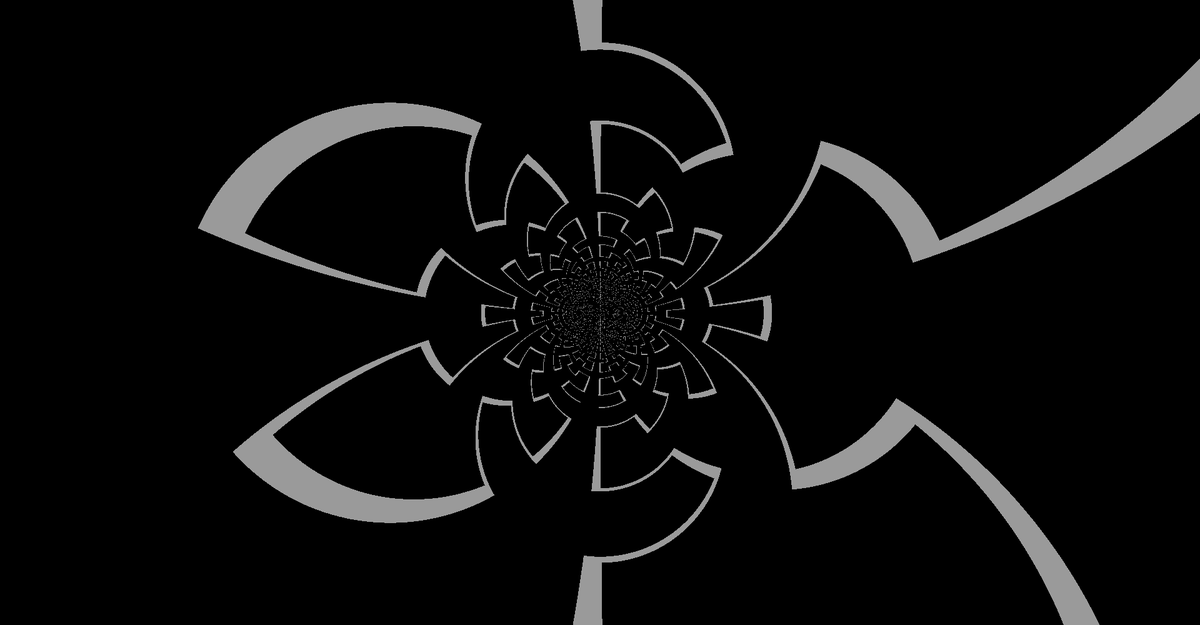
Frame 1 (no input)
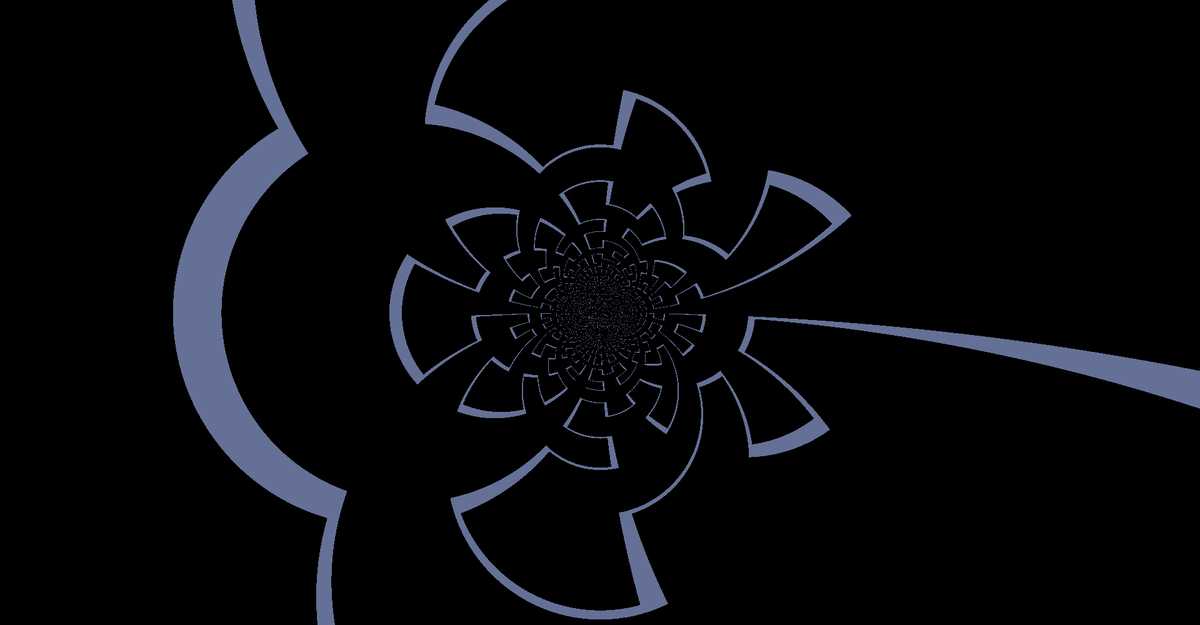
Frame 60 (the mouse pressed at the canvas centre just before this capture)
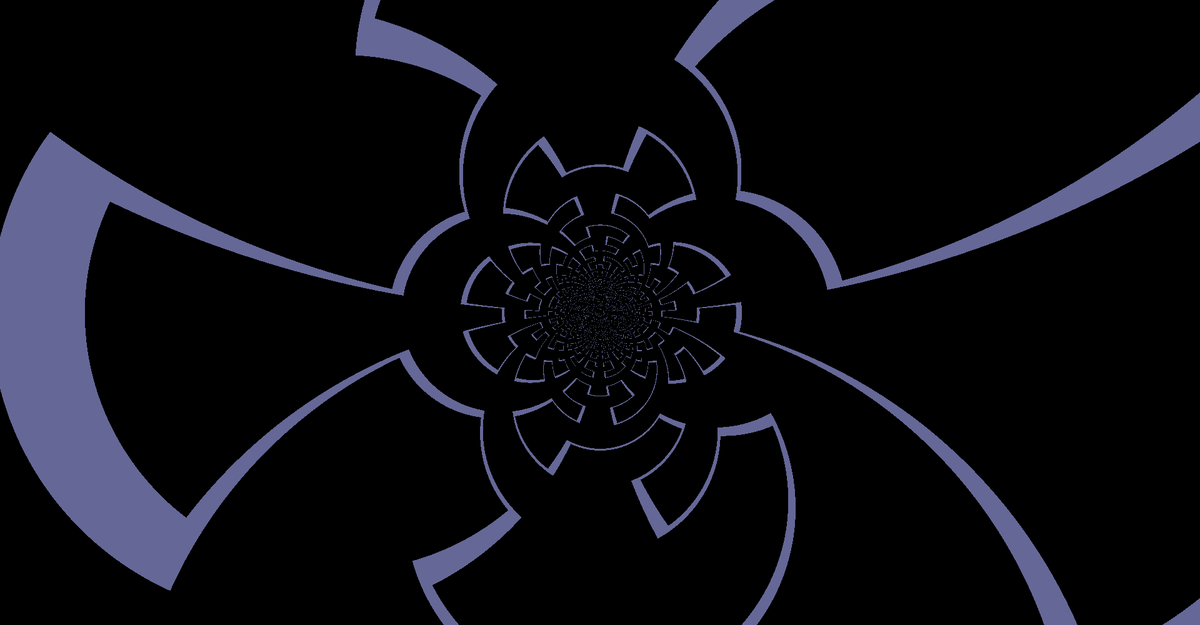
Frame 120 (the mouse held since frame 60 and released just before this capture)

The Processing sketch that drew these frames (run headless with seeded random() and noise(); from frame 60 on, the mouse is pressed at the canvas centre):

// Processing sketch: moebius_transform5
// ── moebius_transform5.pde
int pix, hw, hh, mode, magn;
float z1, z2, w1, w2, thr1, thr2, n;
float[][] p;  color[] buffer;
LSystem lsys;  Turtle turtle;
boolean info, auto;

void setup() {
  size(1920,1000);  textSize(25);  fill(255,0,0);
  pix = width*height;  hw = width/2;  hh = height/2;
  Rule[] ruleset = new Rule[2];
  ruleset[0] = new Rule('r',"-lF+rFr+Fl-");
  ruleset[1] = new Rule('l',"+rF-lFl-Fr+");
  lsys = new LSystem("r",ruleset);
  for (int i = 0; i < 6; i++) lsys.generate();
  turtle = new Turtle(lsys.getSentence(),height/63+0.6,PI/2);
  info = false;  auto = true;
  mode = (auto) ? 4 : 3;
  magn = 200;  thr1 = 10;  thr2 = 0.1;  n = 0;
  p = new float[4][2];  p_reset();
  buffer = new color[pix];
  loadPixels();  strokeWeight(1);
}

void draw() {
  color col = color(255*noise(n),255*noise(n,n),255*noise(n,n,n));
  stroke(col);
  background(0);  translate(10,height-5);
  applyMatrix(1.93,0,0,0,1,0);  turtle.render();
  
  float alpha, beta, gamma, delta, sumSq;  int mz1, mz2;
  for (int i = 0; i < width; i++) {
    w1 = i-hw;
    for (int j = 0; j < height; j++) {
      w2 = j-hh;
      alpha = p[1][0] - p[3][0]*w1 + p[3][1]*w2;
      beta = p[1][1] - p[3][0]*w2 - p[3][1]*w1;
      gamma = p[2][0]*w1 - p[2][1]*w2 - p[0][0];
      delta = p[2][0]*w2 + p[2][1]*w1 - p[0][1];
      sumSq = sq(gamma) + sq(delta);
      z1 = (alpha*gamma + beta*delta) / sumSq;
      z2 = (beta*gamma - alpha*delta) / sumSq;
      mz1 = (int)(magn*z1)%width;
      mz2 = (int)(magn*z2)%height;
      mz1 = (mz1 < 0) ? width+mz1 : mz1;
      mz2 = (mz2 < 0) ? height+mz2 : mz2;
      buffer[i+j*width] = (get(mz1,mz2) == color(0)) ? color(0) : col;
    }
  }
  for (int i = 0; i < pix; i++) pixels[i] = buffer[i];
  updatePixels();
  
  if (info) {
    text("a: " + p[0][0] + ", " + p[0][1] + 'i',25,25);
    text("b: " + p[1][0] + ", " + p[1][1] + 'i',25,50);
    text("c: " + p[2][0] + ", " + p[2][1] + 'i',25,75);
    text("d: " + p[3][0] + ", " + p[3][1] + 'i',25,100);
  }
  n += 0.01;
  if (auto) { p[3][0] += 0.0001;  p[3][1] += 0.0001; }
}

void mouseMoved() {
  if (mode < 2) {
    p[mode][0] = map(mouseX,0,width,-thr1,thr1);
    p[mode][1] = map(mouseY,0,height,-thr1,thr1);
  } else if (mode < 4) {
    p[mode][0] = map(mouseX,0,width,-thr2,thr2);
    p[mode][1] = map(mouseY,0,height,-thr2,thr2);
  }
  redraw();
}

void keyPressed() {
  mode = 4;
  for (int i = 0; i < 4; i++) {
    if (key == char(i + 1 + '0')) mode = i;
  }
  if (key == 'r') { p_reset();  mode = 3; }
}

void p_reset() {
  p[0][0] = 0;  p[0][1] = 0;  p[1][0] = 0;  p[1][0] = -4;
  p[2][0] = -0.05;  p[2][1] = 0;  p[3][0] = 0.0027;  p[3][1] = 0.025;
}
// ── LSystem.pde
class LSystem {
  String sentence;  Rule[] ruleset;  int gen;
  
  LSystem(String axiom, Rule[] r) {
    sentence = axiom;  ruleset = r;  gen = 0;
  }
  String getSentence() { return sentence; }
  int getGeneration() { return gen; }
  
  void generate() {
    StringBuffer nextGen = new StringBuffer();
    for (int i = 0; i < sentence.length(); i++) {
      char c = sentence.charAt(i);
      String replace = "" + c;
      for (int j = 0; j < ruleset.length; j++) {
        char a = ruleset[j].getA();
        if (a == c) {
          replace = ruleset[j].getB();
          break;
        }
      }
      nextGen.append(replace);
    }
    sentence = nextGen.toString();
    gen++;
  }
}
// ── Rule.pde
class Rule {
  char a;  String b;  //a translates into b
  
  Rule(char a_, String b_) {
    a = a_;  b = b_;
  }
  char getA() { return a; }
  String getB() { return b; }
}
// ── Turtle.pde
class Turtle {
  String todo;  float len, theta;
  
  Turtle(String s, float l, float t) {
    todo = s;  len = l;  theta = t;
  }
  void setLen(float l) { len = l; }
  void changeLen(float pc) { len *= pc; }
  void setToDo(String s) { todo = s; }
  void render() {
    for (int i = 0; i < todo.length(); i++) {
      char c = todo.charAt(i);
      switch (c) {
        case 'F': { line(0,0,len,0); translate(len,0); break; }
        case 'f': { translate(len,0); break; }
        case '+': { rotate(theta); break; }
        case '-': { rotate(-theta); break; }
        case '[': { pushMatrix(); break; }
        case ']': { popMatrix(); break; }
      }
    }
  }
}
